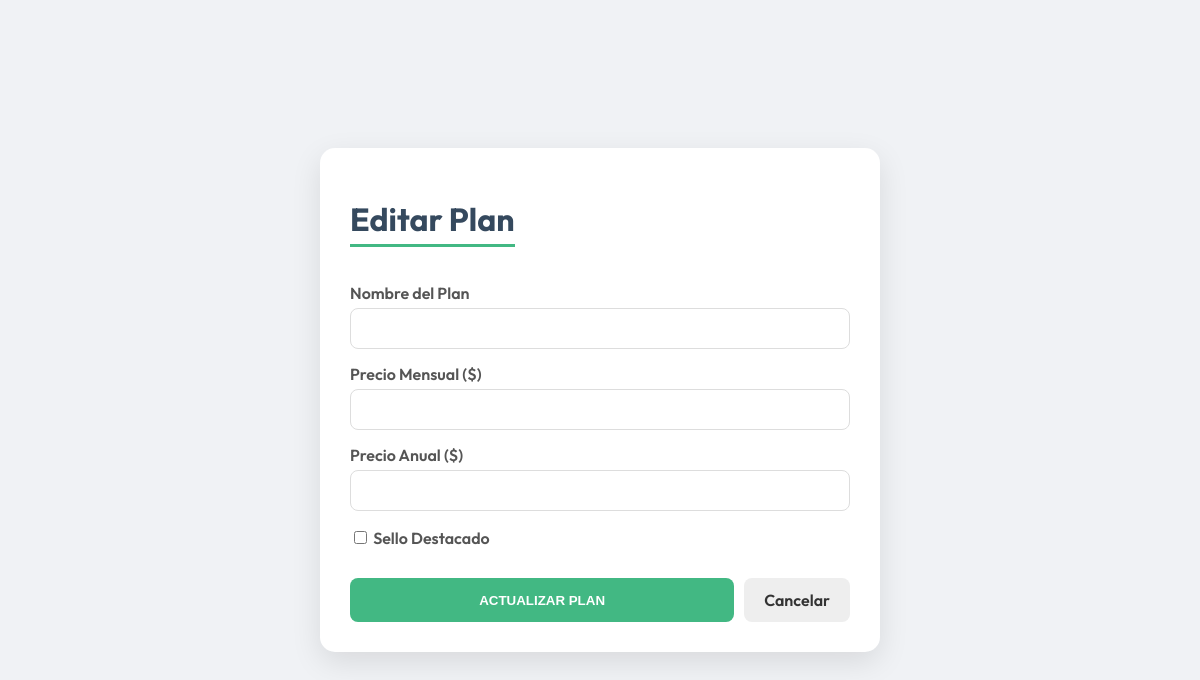
Page /admin/plan/edit/15 (signed in) on the earlier database version.
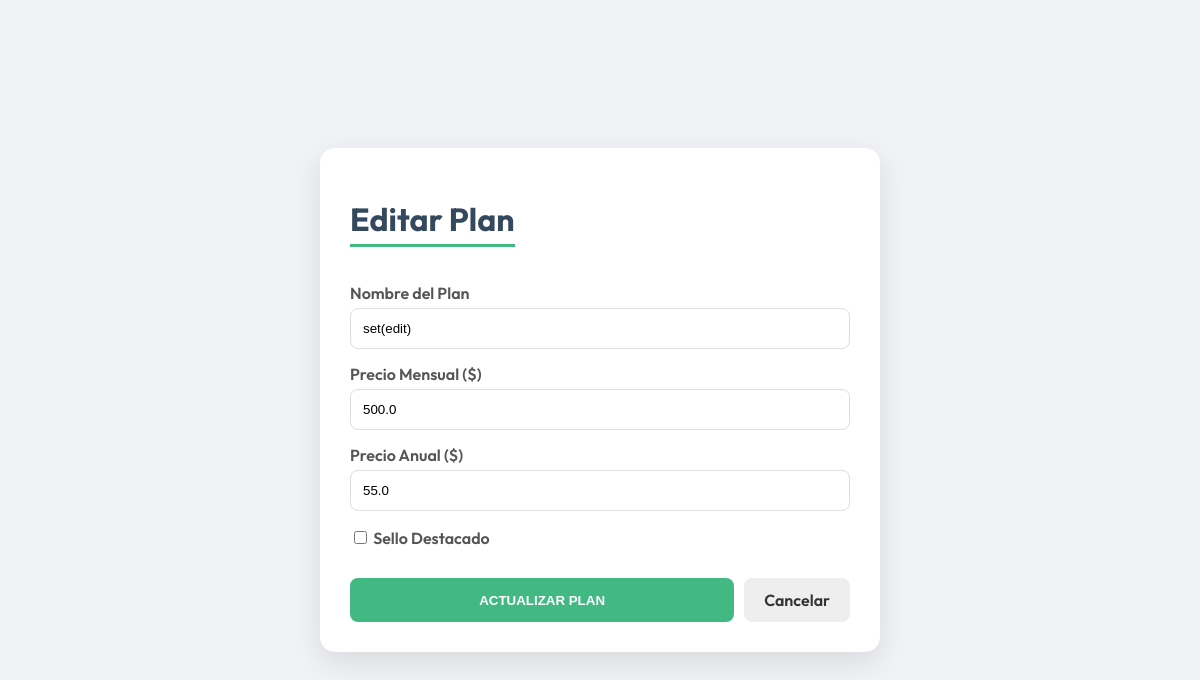
Same page on the later database version.
### tables this page shows
CREATE TABLE planes (
            id INTEGER PRIMARY KEY AUTOINCREMENT,
            nombre TEXT NOT NULL,
            precio_mensual REAL NOT NULL,
            precio_anual REAL NOT NULL,
            sello_destacado INTEGER DEFAULT 0
        );

### app.py (the view, shortened to what this page needs)
@app.route('/admin/plan/edit/<int:id>', methods=['GET', 'POST'])
def edit_plan(id):
    if session.get('user_role') != 'admin': return redirect(url_for('login'))
    db = get_db()
    plan = query_db('SELECT * FROM planes WHERE id = ?', [id], one=True)
    return render_template('edit_plan.html', plan=plan)

### app.py (called while the page is built)
def get_db():
    db = getattr(g, '_database', None)
    if db is None:
        db = g._database = sqlite3.connect(DATABASE)
        db.row_factory = sqlite3.Row
    return db

@app.teardown_appcontext
def close_connection(exception):
    db = getattr(g, '_database', None)
    if db is not None:
        db.close()

def query_db(query, args=(), one=False):
    cur = get_db().execute(query, args)
    rv = cur.fetchall()
    cur.close()
    return (rv[0] if rv else None) if one else rv

### templates/edit_plan.html (shortened to what this page needs)
<!DOCTYPE html>
<html lang="es">
<head>
    <link rel="stylesheet" href="{{ url_for('static', filename='css/vue-theme.css') }}">
</head>
<body>
    <div class="edit-card">
        <h1>Editar Plan</h1>
        <form method="POST">
            <label>Nombre del Plan</label>
            <input type="text" name="nombre" value="{{ plan.nombre }}" required>
            <label>Precio Mensual ($)</label>
            <input type="number" name="precio_m" step="0.01" value="{{ plan.precio_mensual }}" required>
            <label>Precio Anual ($)</label>
            <input type="number" name="precio_a" step="0.01" value="{{ plan.precio_anual }}" required>
            <label>
                <input type="checkbox" name="destacado" value="1" {{ 'checked' if plan.sello_destacado else '' }} style="width: auto;">
                Sello Destacado
            </label>
            <div class="actions">
                <button type="submit" class="vue-btn" style="flex: 1;">ACTUALIZAR PLAN</button>
                <a href="{{ url_for('admin_dashboard') }}" class="btn-cancel">Cancelar</a>
            </div>
        </form>
    </div>
</body>
</html>

Differences in the rows shown:
added planes: nombre "set(edit)", precio_m "500.0", precio_a "55.0"
